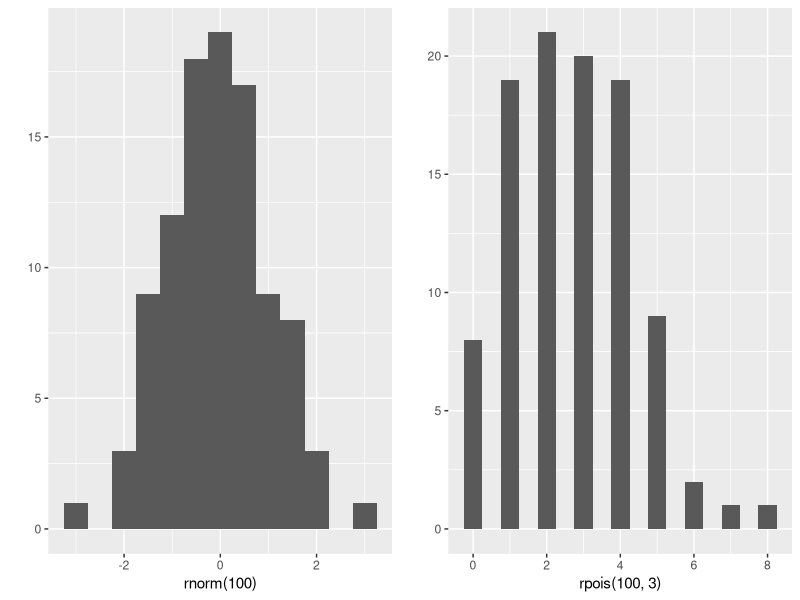

Recreate this plot in R.
# ggplot2 Notes
require(ggplot2)

# plot ggplots side by side
# Source: http://stackoverflow.com/a/3935554
require(gridExtra)
plot1 <- qplot(rnorm(100), binwidth = 0.5)
plot2 <- qplot(rpois(100, 3), binwidth = 0.5)
grid.arrange(plot1, plot2, ncol = 2)
